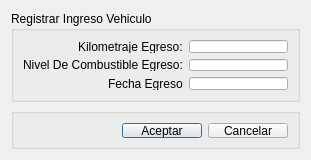
<?xml version="1.0" encoding="UTF-8"?>
<ui version="4.0">
 <class>DialogDatosEgresoVehiculo</class>
 <widget class="QDialog" name="DialogDatosEgresoVehiculo">
  <property name="geometry">
   <rect>
    <x>0</x>
    <y>0</y>
    <width>311</width>
    <height>160</height>
   </rect>
  </property>
  <property name="minimumSize">
   <size>
    <width>310</width>
    <height>160</height>
   </size>
  </property>
  <property name="windowTitle">
   <string>Datos Egreso Vehiculo</string>
  </property>
  <layout class="QVBoxLayout" name="verticalLayout">
   <item>
    <widget class="QGroupBox" name="groupBox">
     <property name="title">
      <string>Registrar Ingreso Vehiculo</string>
     </property>
     <layout class="QFormLayout" name="formLayout">
      <property name="fieldGrowthPolicy">
       <enum>QFormLayout::AllNonFixedFieldsGrow</enum>
      </property>
      <property name="labelAlignment">
       <set>Qt::AlignRight|Qt::AlignTrailing|Qt::AlignVCenter</set>
      </property>
      <item row="0" column="0">
       <widget class="QLabel" name="label">
        <property name="text">
         <string>Kilometraje Egreso:</string>
        </property>
       </widget>
      </item>
      <item row="0" column="1">
       <widget class="QLineEdit" name="lineEditKilometraje"/>
      </item>
      <item row="1" column="0">
       <widget class="QLabel" name="label_2">
        <property name="text">
         <string>Nivel De Combustible Egreso:</string>
        </property>
       </widget>
      </item>
      <item row="1" column="1">
       <widget class="QLineEdit" name="lineEditCombustible"/>
      </item>
      <item row="2" column="0">
       <widget class="QLabel" name="label_3">
        <property name="text">
         <string>Fecha Egreso</string>
        </property>
       </widget>
      </item>
      <item row="2" column="1">
       <widget class="QLineEdit" name="lineEditEquipamiento"/>
      </item>
     </layout>
    </widget>
   </item>
   <item>
    <widget class="QGroupBox" name="groupBoxButtonBox">
     <property name="minimumSize">
      <size>
       <width>271</width>
       <height>41</height>
      </size>
     </property>
     <property name="maximumSize">
      <size>
       <width>16777215</width>
       <height>41</height>
      </size>
     </property>
     <property name="title">
      <string/>
     </property>
     <layout class="QGridLayout" name="gridLayout_2">
      <property name="leftMargin">
       <number>9</number>
      </property>
      <property name="topMargin">
       <number>9</number>
      </property>
      <property name="rightMargin">
       <number>9</number>
      </property>
      <property name="bottomMargin">
       <number>8</number>
      </property>
      <item row="0" column="1">
       <widget class="QPushButton" name="pushButtonAceptar">
        <property name="text">
         <string>Aceptar</string>
        </property>
       </widget>
      </item>
      <item row="0" column="2">
       <widget class="QPushButton" name="pushButtonCancelar">
        <property name="text">
         <string>Cancelar</string>
        </property>
       </widget>
      </item>
      <item row="0" column="0">
       <spacer name="horizontalSpacer_2">
        <property name="orientation">
         <enum>Qt::Horizontal</enum>
        </property>
        <property name="sizeHint" stdset="0">
         <size>
          <width>40</width>
          <height>20</height>
         </size>
        </property>
       </spacer>
      </item>
     </layout>
    </widget>
   </item>
  </layout>
 </widget>
 <resources/>
 <connections/>
</ui>
